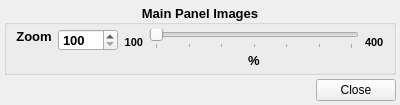
<?xml version="1.0" encoding="UTF-8"?>
<ui version="4.0">
 <class>CustomZoomDialogUi</class>
 <widget class="QWidget" name="CustomZoomDialogUi">
  <property name="geometry">
   <rect>
    <x>0</x>
    <y>0</y>
    <width>400</width>
    <height>105</height>
   </rect>
  </property>
  <property name="minimumSize">
   <size>
    <width>320</width>
    <height>105</height>
   </size>
  </property>
  <property name="maximumSize">
   <size>
    <width>16777215</width>
    <height>105</height>
   </size>
  </property>
  <property name="windowTitle">
   <string>Zoom Dialog</string>
  </property>
  <layout class="QVBoxLayout" name="verticalLayout">
   <property name="spacing">
    <number>4</number>
   </property>
   <property name="margin">
    <number>4</number>
   </property>
   <item>
    <widget class="QGroupBox" name="groupBox_zoom_mainPanelImages">
     <property name="font">
      <font>
       <pointsize>10</pointsize>
       <weight>75</weight>
       <bold>true</bold>
      </font>
     </property>
     <property name="title">
      <string>Main Panel Images</string>
     </property>
     <property name="alignment">
      <set>Qt::AlignCenter</set>
     </property>
     <layout class="QGridLayout" name="gridLayout">
      <property name="leftMargin">
       <number>9</number>
      </property>
      <property name="topMargin">
       <number>4</number>
      </property>
      <property name="rightMargin">
       <number>9</number>
      </property>
      <property name="bottomMargin">
       <number>4</number>
      </property>
      <property name="horizontalSpacing">
       <number>6</number>
      </property>
      <property name="verticalSpacing">
       <number>4</number>
      </property>
      <item row="0" column="0">
       <widget class="QLabel" name="label_zoom_mainPanelImages">
        <property name="text">
         <string>Zoom</string>
        </property>
        <property name="alignment">
         <set>Qt::AlignHCenter|Qt::AlignTop</set>
        </property>
       </widget>
      </item>
      <item row="0" column="1">
       <widget class="QSpinBox" name="spinBox_zoom_mainPanelImages">
        <property name="minimumSize">
         <size>
          <width>60</width>
          <height>22</height>
         </size>
        </property>
        <property name="maximumSize">
         <size>
          <width>16777215</width>
          <height>20</height>
         </size>
        </property>
        <property name="minimum">
         <number>100</number>
        </property>
        <property name="maximum">
         <number>400</number>
        </property>
        <property name="singleStep">
         <number>1</number>
        </property>
       </widget>
      </item>
      <item row="0" column="2">
       <widget class="QLabel" name="label_minZoom_mainPanelImages">
        <property name="minimumSize">
         <size>
          <width>10</width>
          <height>20</height>
         </size>
        </property>
        <property name="maximumSize">
         <size>
          <width>16777215</width>
          <height>20</height>
         </size>
        </property>
        <property name="font">
         <font>
          <family>MS Shell Dlg 2</family>
          <pointsize>8</pointsize>
         </font>
        </property>
        <property name="text">
         <string>100</string>
        </property>
        <property name="alignment">
         <set>Qt::AlignBottom|Qt::AlignRight|Qt::AlignTrailing</set>
        </property>
       </widget>
      </item>
      <item row="0" column="3">
       <widget class="QSlider" name="slider_zoom_mainPanelImages">
        <property name="minimumSize">
         <size>
          <width>0</width>
          <height>20</height>
         </size>
        </property>
        <property name="maximumSize">
         <size>
          <width>16777215</width>
          <height>20</height>
         </size>
        </property>
        <property name="minimum">
         <number>100</number>
        </property>
        <property name="maximum">
         <number>400</number>
        </property>
        <property name="singleStep">
         <number>1</number>
        </property>
        <property name="pageStep">
         <number>50</number>
        </property>
        <property name="tracking">
         <bool>false</bool>
        </property>
        <property name="orientation">
         <enum>Qt::Horizontal</enum>
        </property>
        <property name="tickPosition">
         <enum>QSlider::TicksBelow</enum>
        </property>
        <property name="tickInterval">
         <number>50</number>
        </property>
       </widget>
      </item>
      <item row="0" column="4">
       <widget class="QLabel" name="label_maxZoom_mainPanelImages">
        <property name="minimumSize">
         <size>
          <width>0</width>
          <height>20</height>
         </size>
        </property>
        <property name="maximumSize">
         <size>
          <width>16777215</width>
          <height>20</height>
         </size>
        </property>
        <property name="font">
         <font>
          <family>MS Shell Dlg 2</family>
          <pointsize>8</pointsize>
         </font>
        </property>
        <property name="text">
         <string>400</string>
        </property>
        <property name="alignment">
         <set>Qt::AlignBottom|Qt::AlignLeading|Qt::AlignLeft</set>
        </property>
       </widget>
      </item>
      <item row="1" column="3">
       <widget class="QLabel" name="label_percent_mainPanelImages">
        <property name="text">
         <string>%</string>
        </property>
        <property name="alignment">
         <set>Qt::AlignCenter</set>
        </property>
       </widget>
      </item>
     </layout>
    </widget>
   </item>
   <item>
    <layout class="QHBoxLayout" name="horizontalLayout">
     <item>
      <spacer name="horizontalSpacer">
       <property name="orientation">
        <enum>Qt::Horizontal</enum>
       </property>
       <property name="sizeHint" stdset="0">
        <size>
         <width>108</width>
         <height>20</height>
        </size>
       </property>
      </spacer>
     </item>
     <item>
      <widget class="QPushButton" name="pushButton_zoom_close">
       <property name="text">
        <string>Close</string>
       </property>
      </widget>
     </item>
    </layout>
   </item>
  </layout>
 </widget>
 <resources/>
 <connections/>
</ui>
